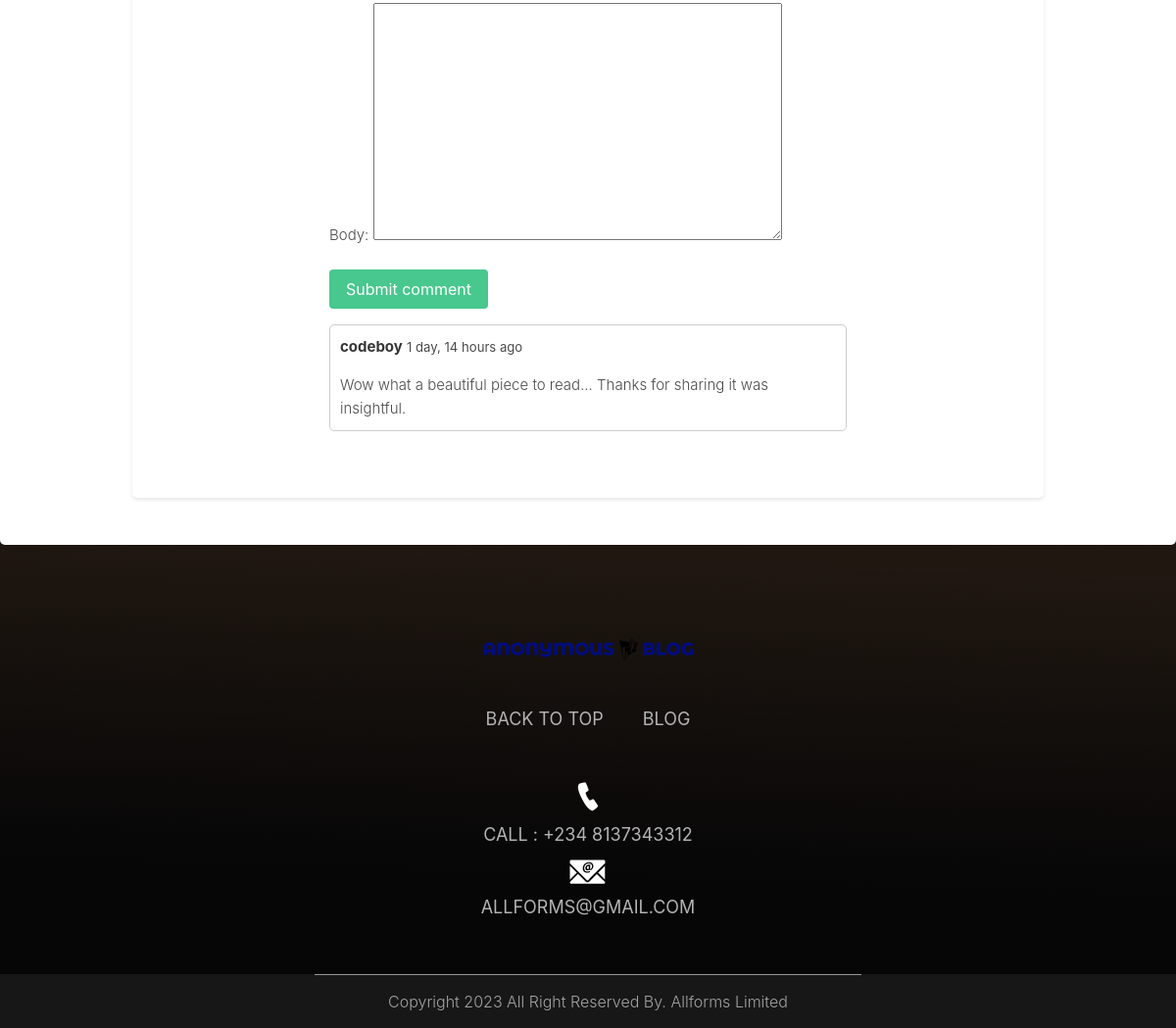
The app's page /technology/unveiling-the-sweet-world-of-javascript-exploring/ (lower part), older data.
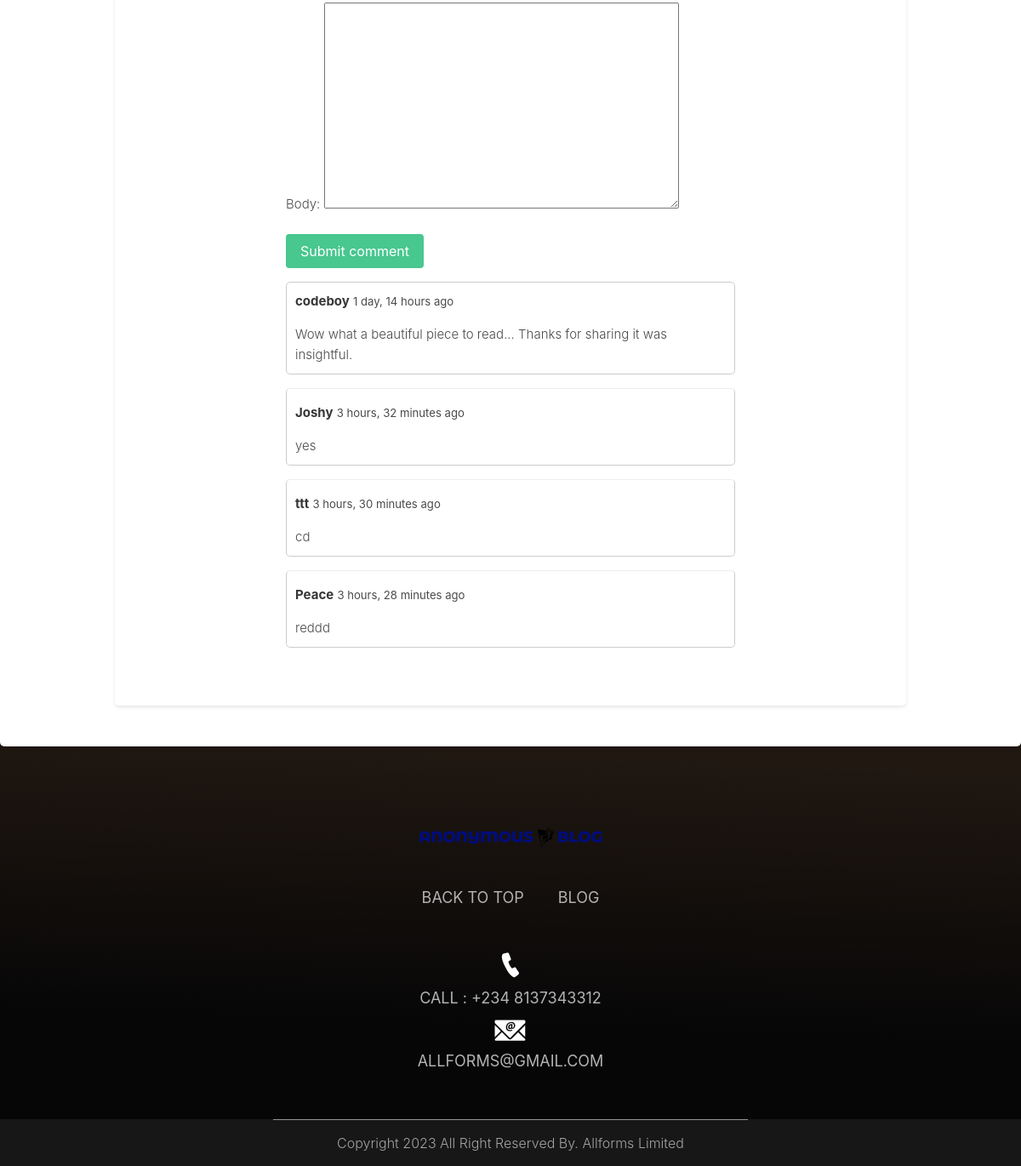
The same page, newer data.
### blog/models.py (models this page shows, shortened)
class Comment(models.Model):
    post = models.ForeignKey(Post, related_name='comments', on_delete=models.CASCADE)
    name = models.CharField(max_length=255)
    email = models.EmailField()
    body = models.TextField()
    created_at = models.DateTimeField(auto_now_add=True)

### blog/views.py (the view)
# urls.py: path('<str:category_slug>/<slug:slug>/', views.detail, name='post_detail'),
def detail(request, category_slug, slug):
    post = get_object_or_404(Post, slug=slug, status=Post.ACTIVE)
    if request.method == 'POST':
        form = CommentForm(request.POST)
        if form.is_valid():
            comment = form.save(commit=False)
            comment.post = post
            comment.save()
            return redirect('post_detail', category_slug=post.category.slug, slug=post.slug)
    else:
        form = CommentForm()
    return render(request, 'blog/detail.html', {
        'post':post,
        'form': form
    })

### blog/forms.py
class CommentForm(forms.ModelForm):
    class Meta:
        model = Comment
        fields = ('name', 'email', 'body')

### blog/context_processors.py (called while the page is built)
def categories(request):
    categories = Category.objects.all()
    return {'categories': categories}

### blog/models.py (called while the page is built, shortened)
    def __str__(self):
        return self.title

    def get_thumbnail(self):
        if self.thumbnail:
            return self.thumbnail.url

### blog/templates/blog/detail.html (shortened to what this page needs)
{% extends 'core/base.html' %}
{% block content %}
<section class="section">
    <div class="container">
      <div class="columns">
        <div class="column is-8 is-offset-2">
          <div class="content">
            <br><br><br>
            <div class="comments">
              <form method="post">
                {{ form.as_p }}
                <div class="field">
                  <div class="control">
                    <button class="button is-success mb-4">Submit comment</button>
                  </div>
                </div>
              </form>
              {% for comment in post.comments.all %}
              <article class="media mb-4">
                <div class="media-content">
                  <p><strong>{{ comment.name }}</strong> <small>{{ comment.created_at|timesince }} ago</small></p>
                  <p>{{ comment.body }}</p>
                </div>
              </article>
              {% endfor %}
            </div>
          </div>
        </div>
      </div>
    </div>
  </section>
{% endblock %}

### core/templates/core/base.html (shortened to what this page needs)
<!DOCTYPE html>
{% load static %}
<html lang="en">
   <head>
      <link rel="stylesheet" href="{% static 'css/bootstrap.min.css' %}">
      <link rel="stylesheet" href="{% static 'css/style.css' %}">
      <link rel="stylesheet" href="{% static 'css/responsive.css' %}">
      <link rel="stylesheet" href="{% static 'css/jquery.mCustomScrollbar.min.css' %}">
      <link rel="stylesheet" href="https://netdna.bootstrapcdn.com/font-awesome/4.0.3/css/font-awesome.css">
      <link rel="stylesheet" href="{% static 'css/owl.carousel.min.css' %}">
      <link rel="stylesheet" href="https://cdnjs.cloudflare.com/ajax/libs/fancybox/2.1.5/jquery.fancybox.min.css" media="screen">
      <link rel="stylesheet" href="https://unpkg.com/bulma@0.9.2/css/bulma.min.css">
      <link href="https://stackpath.bootstrapcdn.com/font-awesome/4.7.0/css/font-awesome.min.css" rel="stylesheet">
      <link href="https://cdn.jsdelivr.net/npm/select2@4.1.0-rc.0/dist/css/select2.min.css" rel="stylesheet" />
   </head>
   <body>
      <div class="header_section">
         <section class="section">
            <div class="container">
                {% block content %}
                {% endblock %}
            </div>
        </section>
      <div class="footer_section layout_padding">
         <div class="container">
            <div class="footer_logo"><a href="/"><img src="{% static 'images/footer-logo.png' %}"></a></div>
            <div class="footer_menu">
               <ul>
                  <li><a href="/">Back to top</a></li>
                  <li><a href="{% url 'create_post' %}">Blog</a></li>
               </ul>
            </div>
            <div class="contact_menu">
               <ul>
                  <li><a href="#"><img src="{% static 'images/call-icon.png' %}"></a></li>
                  <li><a href="#">Call : +234 8137343312</a></li>
                  <li><a href="{% url 'create_post' %}"><img src="{% static 'images/mail-icon.png' %}"></a></li>
                  <li><a href="mailto:allformslimited@gmail.com">allforms@gmail.com</a></li>
               </ul>
            </div>
         </div>
      </div>
      <div class="copyright_section">
         <div class="container">
            <p class="copyright_text">Copyright 2023 All Right Reserved By.<a href=""> Allforms Limited</a></p>
         </div>
      </div>
   </body>
</html>

### core/static/css/style.css (style rules this page uses)
* { box-sizing: border-box !important; transition: ease all 0.5s; }
html { scroll-behavior: smooth; }
body { color: #666666; font-size: 14px; font-family: Poppins; line-height: 1.80857; font-weight: normal; overflow-x: hidden; }
a { color: #1f1f1f; text-decoration: none !important; outline: none !important; -webkit-transition: all .3s ease-in-out; -moz-transition: all .3s ease-in-out; -ms-transition: all .3s ease-in-out; -o-transition: all .3s ease-in-out; transition: all .3s ease-in-out; }
*, *::after, *::before { -webkit-box-sizing: border-box; -moz-box-sizing: border-box; box-sizing: border-box; }
ul, li, ol { margin: 0px; padding: 0px; list-style: none; }
p { margin: 20px; font-weight: 300; font-size: 15px; line-height: 24px; }
a { color: #222222; text-decoration: none; outline: none !important; }
a, .btn { text-decoration: none !important; outline: none !important; -webkit-transition: all .3s ease-in-out; -moz-transition: all .3s ease-in-out; -ms-transition: all .3s ease-in-out; -o-transition: all .3s ease-in-out; transition: all .3s ease-in-out; }
img { max-width: 100%; height: auto; }
button { border: 0; margin: 0; padding: 0; cursor: pointer; }
.layout_padding { padding-top: 90px; padding-bottom: 0px; }
.header_section { background-image: url(../images/bg.jpg); background:linear-gradient(transparent 10%, rgba(19, 10, 3, 0.945) 10%); height: auto; background-size: 100%; width: 100%; float: left; height: auto; background-size: 100%; background-repeat: no-repeat; }
.footer_section { width: 100%; float: left; background: linear-gradient(-178deg,transparent 6%, #060607 75%); height: auto; padding-bottom: 50px; }
.footer_logo { width: 100%; float: left; text-align: center; }
.footer_menu { width: 100%; float: left; text-align: center; padding-top: 40px; }
.footer_menu ul { margin: 0px; padding: 0px; display: inline-block; text-align: center; }
.footer_menu li { float: left; font-size: 18px; color: #b3b3b3; padding: 0px 20px; text-transform: uppercase; }
.footer_menu li a { color: #b3b3b3; }
.contact_menu { width: 100%; float: left; text-align: center; padding-top: 40px; }
.contact_menu ul { margin: 0px; padding: 0px; display: inline-block; text-align: center; }
.contact_menu li { float: initial; font-size: 18px; color: #b3b3b3; padding: 5px 20px; text-transform: uppercase; text-align: center; }
.contact_menu li a { color: #b3b3b3; }
.copyright_section { width: 100%; float: left; background-color: #171717; height: auto; }
.copyright_text { width: 60%; margin: 0 auto; font-size: 16px; text-align: center; color: #a3a3a3; border-top: 1px solid #969696; padding: 15px 0px; }
.copyright_text a { color: #a3a3a3; }
.section { background-color: white; padding: 20px; border-radius: 5px; box-shadow: 0 2px 4px rgba(0, 0, 0, 0.1); }
.content { margin-bottom: 20px; }
.comments { margin-top: 30px; }
.media { border: 1px solid #ccc; padding: 10px; border-radius: 5px; margin-bottom: 10px; }

Row changes from the older to the newer data that the page shows:
added Comment: name "Joshy", created_at "3 hours, 32 minutes", body "yes"
added Comment: name "ttt", created_at "3 hours, 30 minutes", body "cd"
added Comment: name "Peace", created_at "3 hours, 28 minutes", body "reddd"
